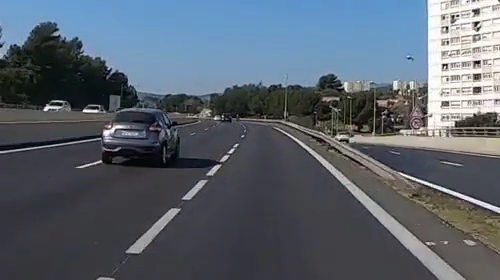
#> input picture frame 40 of road_car_view4.mp4, 500 x 280 px
$ python voit.py
#> lines starting #> are read from the running program, lines starting #| are printed output that depends on the picture; after the words box and inside, x2 and y2 are one past the last pixel; in counts of white or black regions, pixels touching at a corner belong together
import cv2 as cv
import numpy as np

videoName = "road_car_view4.mp4"
video = cv.VideoCapture(videoName)

widthVideo = int(video.get(cv.CAP_PROP_FRAME_WIDTH))
heightVideo = int(video.get(cv.CAP_PROP_FRAME_HEIGHT ))
print(widthVideo)
print(heightVideo)
minLineLength = 0
maxLineLength = 300
lineLength = 9

minGapHorizon = 0
maxGapHorizon = 400
gapHorizon = 84

minGapVertical = 0
maxGapVertical = 400
gapVertical = 90


minHorizonLine = 0
maxHorizonLine = heightVideo
horizon = 119

minGapLine = 2
maxGapLine = 300
lineGap = 109

minHthreshold = 2
maxHthreshold = 100
hThreshold = 60

minVitesseVideo = 1
maxVitesseVideo = 200
vitesseVideo = maxVitesseVideo

max_value = 255
max_value_H = 360
low_H = 0
low_S = 0
low_V = 104
high_H = max_value
high_S = max_value
high_V = 230
window_detection_name = 'Object Detection'
window_line_name = 'Lines Detected'

arrayLeftLines = []
arrayRightLines = []

def averageLine(arrayLines):
  count = 0
  X1 = 0
  X2 = 0
  Y1 = 0
  Y2 = 0
  resu = np.zeros(4)
  for lines in arrayLines:
      x1, y1, x2, y2 = lines[0]
      X1 = X1 + x1
      X2 = X2 + x2
      Y1 = Y1 + y1
      Y2 = Y2 + y2
      count = count + 1
      if count != 0:
          resu = np.array([int(X1/count), int(Y1/count), int(X2/count), int(Y2/count)])
  return (resu)

video = cv.VideoCapture(videoName)
while True:
   ret, orig_frame = video.read()
#> orig_frame is the input picture: shape (280, 500, 3); mean B, G, R 109.3, 98.5, 89.3
   if not ret:
       video = cv.VideoCapture(videoName)
       continue
   frame = cv.GaussianBlur(orig_frame, (7, 7), 0)
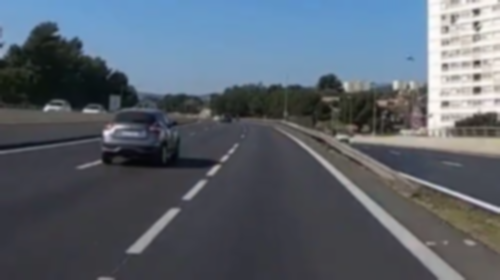
#> frame: shape (280, 500, 3); mean B, G, R 109.3, 98.6, 89.3
   hsv = cv.cvtColor(frame, cv.COLOR_BGR2HSV)
#> hsv: shape (280, 500, 3); mean H, S, V 90.4, 50.5, 112.3
   frame_threshold = cv.inRange(hsv, (low_H, low_S, low_V), (high_H, high_S, high_V))
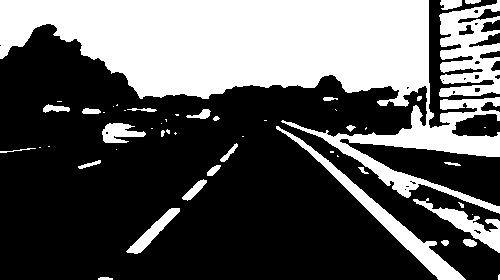
#> frame_threshold: shape (280, 500); 35.7% white; 51 white regions (24 under 20 px), largest, box (x1, y1, x2, y2) and area: (0, 0, 500, 214) 39483, (439, 0, 500, 97) 3793, (276, 126, 466, 280) 2656
   roadMap = cv.inRange(hsv, (0, 0, 0), (0, 0, 0))
#> roadMap: shape (280, 500); every value is 0

   low_yellow = np.array([low_H, low_S, low_V])
   up_yellow = np.array([high_H, high_S, high_V])
   mask = cv.inRange(hsv, low_yellow, up_yellow)
   ## Make pixels row and column 300-400 black
   mask[0:horizon,0:widthVideo] = (0)
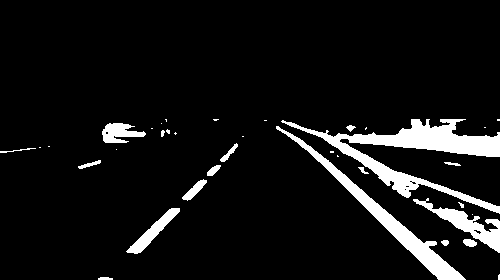
#> mask: shape (280, 500); 7.8% white; 36 white regions (19 under 20 px), largest, box (x1, y1, x2, y2) and area: (281, 119, 500, 214) 4932, (276, 126, 466, 280) 2656, (413, 198, 500, 253) 1228
   #mask = cv.inRange(hsv, low_white, up_white)
   edges = cv.Canny(mask, 75, 150)
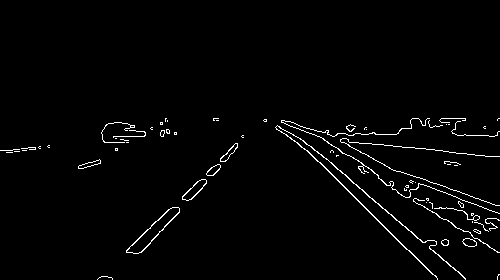
#> edges: shape (280, 500); 2% white in thin lines or dots, all inside (x1, y1, x2, y2) = (0, 118, 500, 280)
   lines = cv.HoughLinesP(edges, 1, np.pi/180, hThreshold, minLineLength=lineLength, maxLineGap=lineGap)
#> lines = 14 rows, first 6: [291, 133, 437, 279], [298, 137, 463, 276], [286, 135, 493, 156], [289, 132, 406, 249], [142, 251, 266, 119], [126, 250, 243, 137]
   if lines is not None:
      for line in lines:
          x1, y1, x2, y2 = line[0]
          #print(line[0])
          if abs(y1 - y2) > gapHorizon and abs(x1 - x2) > gapVertical :
              if y1  > y2 :
                  cv.line(frame, (x1, y1), (x2, y2), (0, 255, 0), 1)
                  arrayLeftLines.append(line)
              elif y1 < y2 :
                  cv.line(frame, (x1, y1), (x2, y2), (255, 0, 0), 1)
                  arrayRightLines.append(line)
#> this loop made 14 passes
#> (x1, y1, x2, y2) on passes 1 to 12: (291, 133, 437, 279), (298, 137, 463, 276), (286, 135, 493, 156), (289, 132, 406, 249), (142, 251, 266, 119), (126, 250, 243, 137), (263, 120, 497, 205), (281, 121, 499, 252), (103, 129, 169, 130), (324, 132, 496, 227), (281, 132, 494, 136), (4, 150, 128, 142)
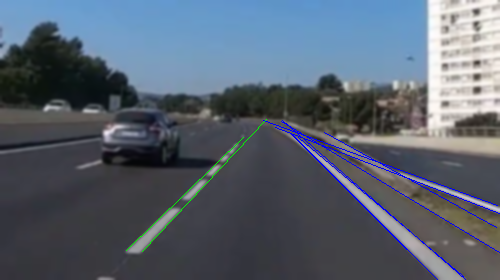
#> frame: shape (280, 500, 3); 1.18% of pixels changed, all inside (x1, y1, x2, y2) = (126, 119, 500, 280)
#> after the loop, arrayLeftLines = [[[142, 251, 266, 119]], [[126, 250, 243, 137]]]; arrayRightLines = [[[291, 133, 437, 279]], [[298, 137, 463, 276]], [[289, 132, 406, 249]], [[263, 120, 497, 205]], [[281, 121, 499, 252]], [[324, 132, 496, 227]], [[275, 127, 499, 213]], [[282, 120, 465, 279]]]
          #print(line)

   """
   print("stop")
   print("left")
   print(arrayLeftLines)
   print("Moy Left")
   print(averageLine(arrayLeftLines))
   print("right")
   print(arrayRightLines)
   print("Moy Right")
   print(averageLine(arrayRightLines))
   #Suppression tableau de lignes
   arrayLeftLines.clear()
   arrayRightLines.clear()
   """
   if  np.count_nonzero(averageLine(arrayLeftLines)) != 0 :
#> the loop in averageLine, `for lines in arrayLines:` made 2 passes
#> (x1, y1, x2, y2, X1, X2, Y1, Y2) on pass 2: (126, 250, 243, 137, 268, 509, 501, 256)
#> (x1, y1, x2, y2, X1, X2, Y1, Y2) on pass 1: (142, 251, 266, 119, 142, 266, 251, 119)
#> after the loop in averageLine, `for lines in arrayLines:`: X1 = 268; X2 = 509; Y1 = 501; Y2 = 256; count = 2
       x1, y1, x2, y2 = averageLine(arrayLeftLines)
#> the loop in averageLine (call 2), `for lines in arrayLines:` made 2 passes
#> x1 = 134; y1 = 250; x2 = 254; y2 = 128
       cv.line(frame, (x1, y1), (x2, y2), (0, 0, 255), 3)

   if  np.count_nonzero(averageLine(arrayRightLines)) != 0 :
       x1, y1, x2, y2 = averageLine(arrayRightLines)
#> x1 = 287; y1 = 127; x2 = 470; y2 = 247
       cv.line(frame, (x1, y1), (x2, y2), (0, 0, 255), 3)
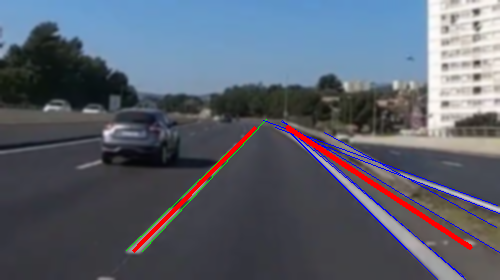
#> frame: shape (280, 500, 3); mean B, G, R 109.2, 96.5, 90.1

   arrayLeftLines.clear()
   arrayRightLines.clear()
   #ligne d'horizon
   #cv.line(frame, (0, horizon), (widthVideo, horizon), (0, 0, 255), 5)

   cv.imshow(window_line_name, frame)
   #cv.imshow(window_detection_name, frame_threshold)
   #cv.imshow("lol", frame_threshold)
   #cv.imshow("edges", edges)

   cv.line(roadMap, (int((widthVideo/3)), heightVideo), (int(widthVideo/3), 0), (255, 255, 255), 5)
   cv.line(roadMap, (int((widthVideo/3))*2, heightVideo), (int(widthVideo/3)*2, 0), (255, 255, 255), 5)
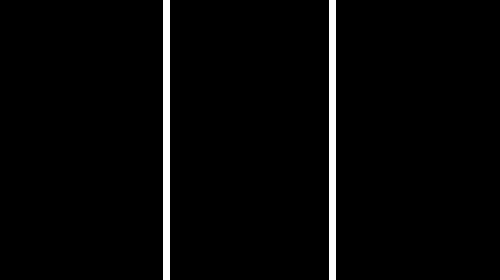
#> roadMap: shape (280, 500); 2.8% white; 2 white regions, box (x1, y1, x2, y2) and area: (163, 0, 170, 280) 1960, (329, 0, 336, 280) 1960
   cv.imshow("Map", roadMap)

   key = cv.waitKey(vitesseVideo)
#> (key Esc is pressed here)
   if key == 27:
       break
video.release()
cv.destroyAllWindows()

$ run again, starting later in the video
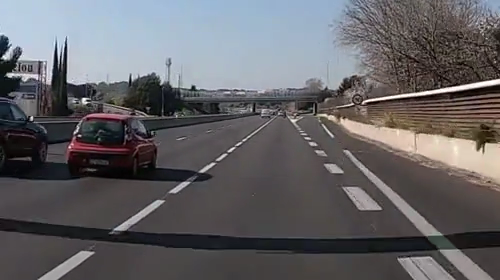
#> input picture frame 183 of road_car_view4.mp4, 500 x 280 px
#> orig_frame is the input picture: shape (280, 500, 3); mean B, G, R 101.6, 98.5, 99.8
#> hsv: shape (280, 500, 3); mean H, S, V 83.1, 35.1, 107.8
#> `frame_threshold = cv.inRange(hsv, (low_H, low_S, low_V), (high_H, high..`:
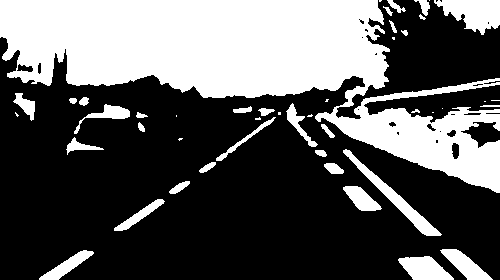
#> frame_threshold: shape (280, 500); 35.6% white; 46 white regions (14 under 20 px), largest, box (x1, y1, x2, y2) and area: (0, 0, 500, 193) 41155, (434, 0, 500, 35) 1432, (343, 149, 442, 236) 1159
#> mask: shape (280, 500); 8.7% white; 21 white regions (4 under 20 px), largest, box (x1, y1, x2, y2) and area: (326, 119, 500, 193) 6516, (343, 149, 442, 236) 1159, (398, 256, 454, 280) 890
#> edges: shape (280, 500); 1.6% white in thin lines or dots, all inside (x1, y1, x2, y2) = (30, 118, 500, 280)
#> `lines = cv.HoughLinesP(edges, 1, np.pi/180, hThreshold, minLineLength=..`: lines = [[255, 118, 499, 118], [357, 168, 466, 277], [59, 278, 235, 150], [334, 137, 492, 279], [39, 277, 273, 119], [82, 250, 269, 119], [291, 123, 411, 276], [317, 121, 431, 169], [300, 127, 429, 256], [93, 251, 273, 120]]
#> the loop `for line in lines:` made 10 passes
#> after the loop `for line in lines:`: arrayLeftLines = [[[59, 278, 235, 150]], [[39, 277, 273, 119]], [[82, 250, 269, 119]], [[93, 251, 273, 120]]]; arrayRightLines = [[[357, 168, 466, 277]], [[334, 137, 492, 279]], [[291, 123, 411, 276]], [[300, 127, 429, 256]]]
#> the loop in averageLine, `for lines in arrayLines:` made 4 passes
#> (x1, y1, x2, y2, X1, X2, Y1, Y2) on passes 2 to 4: (39, 277, 273, 119, 98, 508, 555, 269), (82, 250, 269, 119, 180, 777, 805, 388), (93, 251, 273, 120, 273, 1050, 1056, 508)
#> after the loop in averageLine, `for lines in arrayLines:`: X1 = 273; X2 = 1050; Y1 = 1056; Y2 = 508; count = 4
#> the loop in averageLine (call 2), `for lines in arrayLines:` made 4 passes
#> `x1, y1, x2, y2 = averageLine(arrayLeftLines)`: x1 = 68; y1 = 264; x2 = 262; y2 = 127
#> `x1, y1, x2, y2 = averageLine(arrayRightLines)`: x1 = 320; y1 = 138; x2 = 449; y2 = 272
#> `cv.line(frame, (x1, y1), (x2, y2), (0, 0, 255), 3)`:
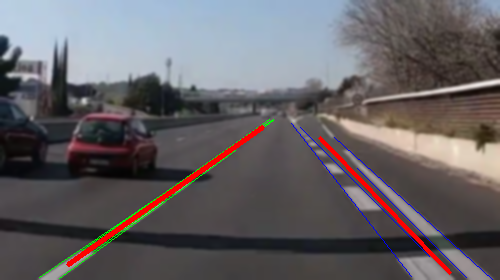
#> frame: shape (280, 500, 3); mean B, G, R 100.5, 97.4, 101.3

$ run again, starting later in the video
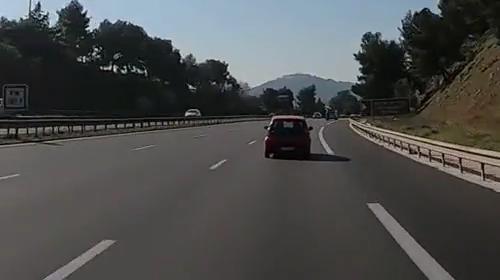
#> input picture frame 325 of road_car_view4.mp4, 500 x 280 px
#> orig_frame is the input picture: shape (280, 500, 3); mean B, G, R 76.7, 77.2, 76.2
#> hsv: shape (280, 500, 3); mean H, S, V 46.4, 34.8, 82
#> `frame_threshold = cv.inRange(hsv, (low_H, low_S, low_V), (high_H, high..`:
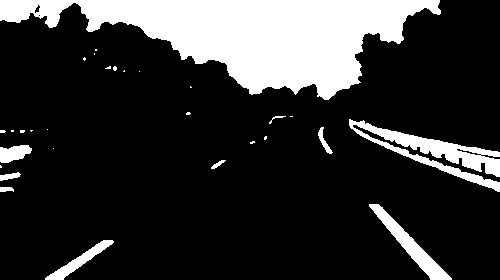
#> frame_threshold: shape (280, 500); 19.4% white; 29 white regions (19 under 20 px), largest, box (x1, y1, x2, y2) and area: (0, 0, 441, 100) 21255, (349, 119, 500, 192) 3086, (369, 204, 452, 280) 1301
#> mask: shape (280, 500); 4.2% white; 18 white regions (10 under 20 px), largest, box (x1, y1, x2, y2) and area: (349, 119, 500, 192) 3086, (369, 204, 452, 280) 1301, (45, 240, 114, 280) 659
#> edges: shape (280, 500); 1.1% white in thin lines or dots, all inside (x1, y1, x2, y2) = (0, 118, 500, 280)
#> `lines = cv.HoughLinesP(edges, 1, np.pi/180, hThreshold, minLineLength=..`: lines = [[322, 145, 451, 278], [368, 205, 429, 278], [367, 139, 496, 191], [45, 277, 254, 142], [348, 122, 499, 151], [349, 126, 485, 173], [353, 130, 483, 178]]
#> the loop `for line in lines:` made 7 passes
#> after the loop `for line in lines:`: arrayLeftLines = [[[45, 277, 254, 142]]]; arrayRightLines = [[[322, 145, 451, 278]]]
#> the loop in averageLine, `for lines in arrayLines:` made 1 pass
#> (x1, y1, x2, y2, X1, X2, Y1, Y2) on pass 1: (45, 277, 254, 142, 45, 254, 277, 142)
#> after the loop in averageLine, `for lines in arrayLines:`: X1 = 45; X2 = 254; Y1 = 277; Y2 = 142; count = 1
#> the loop in averageLine (call 2), `for lines in arrayLines:` made 1 pass
#> `x1, y1, x2, y2 = averageLine(arrayLeftLines)`: x1 = 45; y1 = 277; x2 = 254; y2 = 142
#> `x1, y1, x2, y2 = averageLine(arrayRightLines)`: x1 = 322; y1 = 145; x2 = 451; y2 = 278
#> `cv.line(frame, (x1, y1), (x2, y2), (0, 0, 255), 3)`:
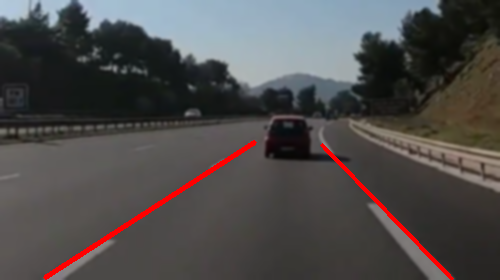
#> frame: shape (280, 500, 3); mean B, G, R 75.5, 76, 78.6
